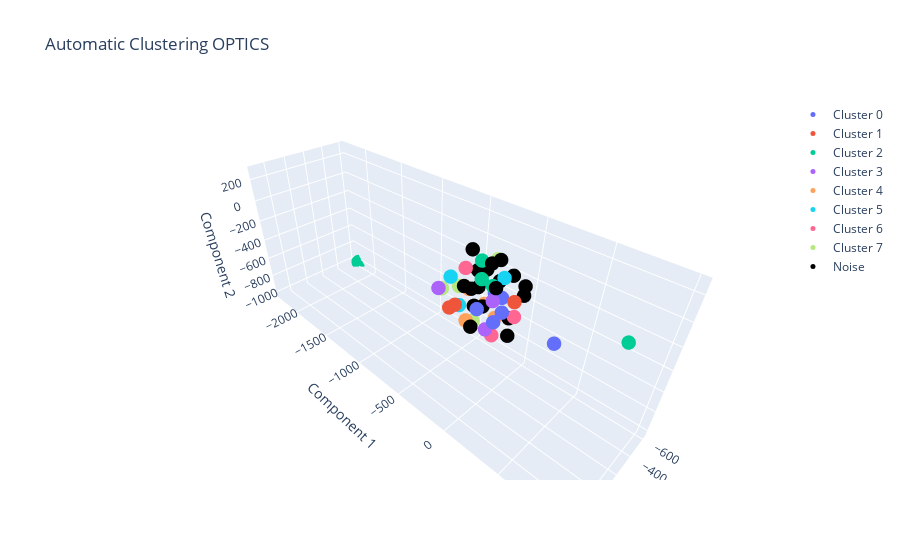

Write notebook code for a chart like this one.
### Markdown cell above
## Step 2 - Unsupervised Learning
### Applying OPTICS clustering algorithm

- No need to specify the number of clusters in advance;
- Robust to outliers;
- Suitable for clusters with varying density


The first method is to use the OPTICS clustering algorithm and letting the built-in automatic 
procedure to select the most suitable $\epsilon$ for each cluster.

### Code cell
clustered_pairs, clust = ps.cluster_using_optics(min_samples=3)
ps.plot_clustering_info(method='OPTICS', n_dimensions=3)

### Figure 1 — Plotly figure (JSON) as saved in the notebook; plotly's stock layout.template omitted (floating-point values rounded to 4 significant figures)
{"data": [{"marker": {"size": 5}, "mode": "markers", "name": "Cluster 0", "type": "scatter3d", "x": [-118.9, -505.1, 238.9, 98.11, 120.2, -215.4], "y": [49.75, 292.7, 123.4, 151.3, 221.2, -78.37], "z": [-71.86, -567.4, 69.29, -95.6, 31.49, -146.2]}, {"marker": {"size": 5}, "mode": "markers", "name": "Cluster 1", "type": "scatter3d", "x": [247.3, 205.7, -55.66], "y": [-41.55, -124.4, 188.7], "z": [18.27, -70.38, -0.3924]}, {"marker": {"size": 5}, "mode": "markers", "name": "Cluster 2", "type": "scatter3d", "x": [41.53, -613.7, -44.06, -16.04, 141.6], "y": [-6.901, -2262.0, 21.26, -58.63, 959.7], "z": [126.7, -1020.0, 45.58, 215.0, 273.6]}, {"marker": {"size": 5}, "mode": "markers", "name": "Cluster 3", "type": "scatter3d", "x": [326.1, 79.61, 46.19], "y": [-107.7, 80.4, 95.73], "z": [150.1, -207.2, 12.28]}, {"marker": {"size": 5}, "mode": "markers", "name": "Cluster 4", "type": "scatter3d", "x": [-86.61, -75.78, -54.92, 143.2], "y": [-63.03, -199.4, 53.91, -34.35], "z": [-164.0, -101.6, -202.4, -160.7]}, {"marker": {"size": 5}, "mode": "markers", "name": "Cluster 5", "type": "scatter3d", "x": [-37.9, 60.23, 184.9], "y": [107.3, -166.6, -139.2], "z": [151.6, -151.7, 150.6]}, {"marker": {"size": 5}, "mode": "markers", "name": "Cluster 6", "type": "scatter3d", "x": [-340.8, -77.61, 1.47], "y": [-160.3, 185.8, -174.4], "z": [-661.3, -133.7, 116.2]}, {"marker": {"size": 5}, "mode": "markers", "name": "Cluster 7", "type": "scatter3d", "x": [43.2, 142.4, -251.0, 22.41], "y": [-189.3, -252.0, -103.4, -72.35], "z": [-13.53, -14.23, 104.2, -256.4]}, {"marker": {"size": 5}, "mode": "markers", "name": "Cluster 8", "type": "scatter3d", "x": [], "y": [], "z": []}, {"marker": {"color": "black", "size": 5}, "mode": "markers", "name": "Noise", "type": "scatter3d", "x": [-170.8, 168.0, -192.3, 95.55, -174.0, -178.0, 101.6, -81.37, 14.4, -115.3, -83.56, -36.9, -199.6, 222.5, 46.84, 47.66, 117.0, -140.1], "y": [-205.7, 15.89, 169.1, 144.8, 84.19, 83.23, -96.97, 236.0, -5.21, -87.71, -194.1, -89.6, -35.45, 71.24, 65.3, 233.6, 4.87, -2.692], "z": [5.768, 127.8, -30.9, 159.9, 93.67, -259.3, 60.07, 130.2, -101.0, 90.03, 212.8, -13.47, -17.71, -105.3, 275.8, -187.3, -35.07, 189.6]}], "layout": {"scene": {"xaxis": {"title": {"text": "Component 0"}}, "yaxis": {"title": {"text": "Component 1"}}, "zaxis": {"title": {"text": "Component 2"}}}, "title": {"text": "Automatic Clustering\nOPTICS"}}}
